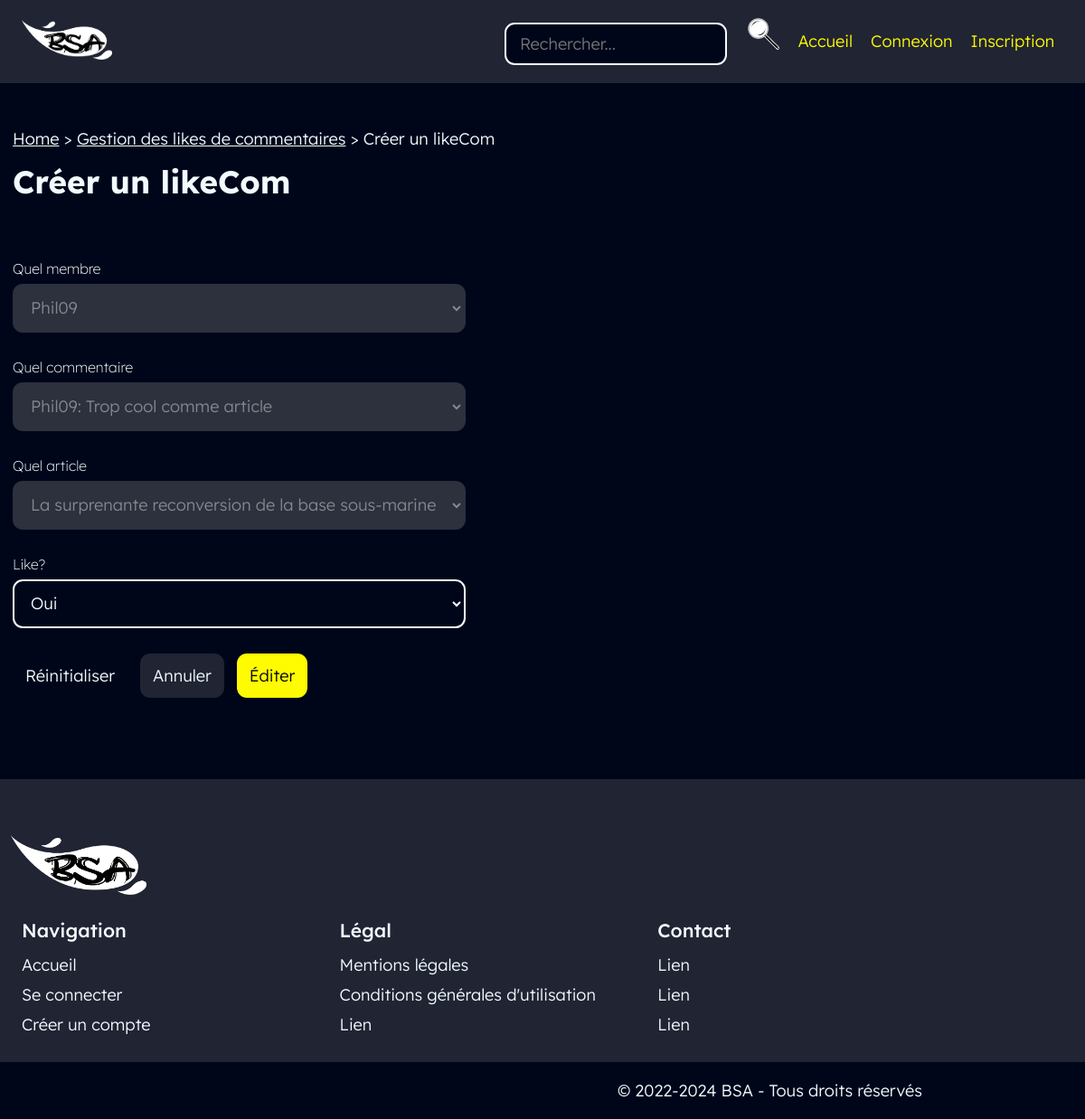
Screenshot of /back/likeCom/updateLikeCom.php?numMemb=1&numArt=1&numSeqCom=1 with the database file from the repository.
### tables this page shows
create table likecom
(
   numMemb int(10) not null,    
   numSeqCom int(10) not null,  
   numArt int(8) not null,      
   likeC bool DEFAULT TRUE,
   primary key (numMemb, numSeqCom, numArt)
);

create table membre
(
   numMemb int(10) not null auto_increment,  
   prenomMemb varchar(70) not null,
   nomMemb varchar(70) not null,
   pseudoMemb varchar(70) not null,
   passMemb varchar(70) not null,
   eMailMemb varchar(100) not null,
   dtCreaMemb timestamp DEFAULT CURRENT_TIMESTAMP ON UPDATE CURRENT_TIMESTAMP,
   accordMemb bool DEFAULT TRUE,
   idStat int(5) not null,                   
   primary key (numMemb)
);

create table article
(
   numArt int(8) not null auto_increment,    
   dtCreArt timestamp DEFAULT CURRENT_TIMESTAMP ON UPDATE CURRENT_TIMESTAMP,	 
   libTitrArt varchar(100),	    
   libChapoArt text(500),			 
   libAccrochArt varchar(100),	 
   parag1Art text(1200),			 
   libSsTitr1Art varchar(100),	 
   parag2Art text(1200),			 
   libSsTitr2Art varchar(100),	 
   parag3Art text(1200),			 
   libConclArt text(800),			 
   urlPhotArt varchar(70),			 
   numAngl varchar(8) not null,	 
   numThem varchar(8) not null,	 
   primary key (numArt)
);

### util/member.php (called while the page is built, shortened)
<?php
require_once __DIR__ . '/../class_crud/membre.class.php';
function getLoggedMemberOrFalse() {
    $monMembre = new membre();
    $loggedMember = false;
    return $loggedMember;
}
?>

### CLASS_CRUD/membre.class.php (called while the page is built, shortened)
<?php
require_once __DIR__ . '../../connect/database.php';
class membre{
	function get_AllMembres(){
		global $db;
		$db->beginTransaction();
		$query = 'SELECT * FROM membre INNER JOIN statut ON membre.idStat=statut.idStat;';
		$request = $db->query($query);
		$allMembres = $request->fetchAll();
		return($allMembres);
	}
}

### CLASS_CRUD/likecom.class.php (called while the page is built, shortened)
<?php
require_once __DIR__ . '../../connect/database.php';
class likecom{
	function get_1LikeCom($numMemb, $numSeqCom, $numArt){
		global $db;
		$query = 'SELECT * FROM likecom WHERE numMemb=? AND numSeqCom=? AND numArt=?;';
		$request = $db->prepare($query);
		$request->execute([$numMemb, $numSeqCom, $numArt]);
		$result = $request->fetch();
		return($result);
	}
}

### CLASS_CRUD/comment.class.php (called while the page is built, shortened)
<?php
require_once __DIR__ . '../../connect/database.php';
require_once __DIR__ . './likecom.class.php';
class comment{
	function get_AllComments() {
		global $db;
		$query = 'SELECT *, "" as passMemb FROM comment INNER JOIN membre ON comment.numMemb=membre.numMemb;';
		$result = $db->query($query);
		$allComments = $result->fetchAll();
		return($allComments);
	}
}

### CLASS_CRUD/article.class.php (called while the page is built, shortened)
<?php
require_once __DIR__ . '/../connect/database.php';
class article{
	function get_AllArticles(){
		global $db;
		$query = 'SELECT * FROM article INNER JOIN thematique ON article.numThem = thematique.numThem INNER JOIN angle ON article.numAngl=angle.numAngl;';
		$request = $db->query($query);
		$allArticles = $request->fetchAll();
		return($allArticles);
	}
}

### back/likeCom/updateLikeCom.php (the view, shortened to what this page needs)
<?php
$submitBtn = "Éditer";
$pageCrud = "likeCom";
$pagePrecedent = "./$pageCrud.php";
require_once __DIR__ . '/../../util/index.php';
require_once __DIR__ . '/../../CLASS_CRUD/likecom.class.php';
require_once __DIR__ . '/../../CLASS_CRUD/comment.class.php';
require_once __DIR__ . '/../../class_crud/membre.class.php';
require_once __DIR__ . '/../../class_crud/article.class.php';
$monLikeCom = new likecom();
$monComm = new comment();
$monArticle = new article();
include __DIR__ . '/initLikeCom.php';
include __DIR__ . '/../../layouts/back/head.php';
$likeCom = $monLikeCom->get_1LikeCom($_GET['numMemb'], $_GET['numSeqCom'], $_GET['numArt']);
$numMemb = $likeCom['numMemb'];
$numArt = $likeCom['numArt'];
$likeC = $likeCom['likeC'];
?>
    <form
        class="admin-form"
        method="POST"
        action="<?= htmlspecialchars($_SERVER['PHP_SELF']); ?>"
        enctype="multipart/form-data"
        accept-charset="UTF-8"
    >
        <div class="field">
            <label for="numMemb">Quel membre</label>
            <select disabled name="numMemb" id="numMemb">
                <?php
                    $allMembres = $monMembre->get_AllMembres();
                    foreach($allMembres as $membre) {
                ?>
                    <option <?=$membre['numMemb']==$numMemb?'selected':'' ?> value="<?= $membre['numMemb'] ?>" ><?=$membre['pseudoMemb'] ?></option>
                <?php } ?>
            </select>
        </div>
        <div class="field">
            <label for="numSeqCom">Quel commentaire</label>
            <select disabled name="numSeqCom" id="numSeqCom">
                <?php
                    $allComm = $monComm->get_AllComments();
                    foreach($allComm as $comm) {
                ?>
                    <option <?=$comm['numSeqCom']==$numSeqCom?'selected':'' ?> value="<?= $comm['numSeqCom'] ?>" ><?=$comm['pseudoMemb'] ?>: <?=$comm['libCom'] ?></option>
                <?php } ?>
            </select>
        </div>
        <div class="field">
            <label for="numArt">Quel article</label>
            <select disabled name="numArt" id="numArt">
                <?php
                    $allArticles = $monArticle->get_AllArticles();
                    foreach($allArticles as $article) {
                ?>
                    <option <?=$article['numArt']==$numArt?'selected':'' ?> value="<?= $article['numArt'] ?>" ><?=$article['libTitrArt'] ?></option>
                <?php } ?>
            </select>
        </div>
        <div class="field">
            <label for="likeC">Like?</label>
            <select name="likeC" id="likeC">
                <option <?=$likeC?'selected':'' ?> value="true">Oui</option>
            </select>
        </div>
        <div class="controls">
            <a class="btn btn-lg btn-text" title="Réinitialiser" href="<?= htmlspecialchars($_SERVER['PHP_SELF']); ?>">Réinitialiser</a>
            <a class="btn btn-lg btn-secondary" title="Annuler" href="<?=$pagePrecedent ?>">Annuler</a>
            <input class="btn btn-lg" title="<?=$submitBtn?>" type="submit" value="<?=$submitBtn?>" />
        </div>
    </form>
<?php require_once __DIR__ . '/../../layouts/back/foot.php'; ?>

### assets/css/var.css (style rules this page uses)
:root { font-size: 14px; --bg1: #00061A ; --bg2: #202433 ; --bg3: #40434D ; --p1: #F2FCFF ; --p2: #D5DDDF ; --p3:#B9BEBF ; --i:#FFFB00 ; --g1:#2F23D6 ; --g2:#4AC5E8 ; --g3:#D91D1D ; --g4:#EE7C0B ; --g5:#05C323 ; --g6:#EC03E5 ; --gFocus: #9da3f5; --h1: 400 6rem 'a Attack Graffiti', sans-serif; --h2: 700 2.5rem "Lexend Deca", sans-serif; --h3: 600 1.75rem "Lexend Deca", sans-serif; --h4: 500 1.5rem "Lexend Deca", sans-serif; --p: 300 1.3rem "Lexend Deca", sans-serif; --label: 200 1.125rem "Lexend Deca", sans-serif; --rounded-md: 0.6rem; --rounded-lg: 0.8rem; }

### assets/css/master.css (style rules this page uses)
body { background-color: var(--bg1); color: var(--p1); position: relative; width: 100%; }
* { box-sizing: border-box; margin: 0; padding: 0; background: var(--background); color: var(--color); outline: 0px solid transparent; }
input, select, textarea, .input { padding: 0.9rem 1rem; border-radius: var(--rounded-lg); border: 2px solid var(--p1); font: var(--p); }
select option { color: var(--bg1); }
input[type="submit" i], input[type="button" i], input[type="submit"], input[type="button"] { border: none; cursor: pointer; }
textarea[disabled], select[disabled], input[disabled], .input[disabled] { --background: var(--bg3); --color: var(--p3); border-color: transparent; }
.btn { --color: var(--bg1); --background: var(--i); text-decoration: none; font: var(--p); display: inline-block; text-align: center; cursor: pointer; border: none; transition: transform .2s, outline .2s; }
.btn.btn-lg { padding: 0.9rem 1rem; border-radius: var(--rounded-lg); }
.btn.btn-text { --background: transparent; --color: var(--p1); }
.btn.btn-secondary { --background: var(--bg2); --color: var(--p1); }
label, .font-label { font: var(--label); }
label { margin-bottom: 0.5rem; }

### assets/css/admin.css (style rules this page uses)
.admin-form { display: flex; flex-direction: column; gap: 2rem; align-items: flex-start; justify-content: flex-start; }
.admin-form .field { position: relative; width: 100%; display: flex; flex: 1; flex-direction: column; align-items: flex-start; }
.admin-form .field > * { display: block; position: relative; max-width: 100%; flex: 1; width: 100% !important; }
.admin-form .controls { display: flex; flex-flow: row wrap; gap: 1rem; }

### rows the page displays
likecom: numMemb "Phil09", numArt "La surprenante reconversion de la base sous-marine", likeC "Oui"

### other values shown
$navItemLabel "Home"
$navItemLabel "Gestion des likes de commentaires"
$navItemLabel "Créer un likeCom"
$pageTitle "Créer un likeCom"
form field numSeqCom "Phil09: Trop cool comme article"
